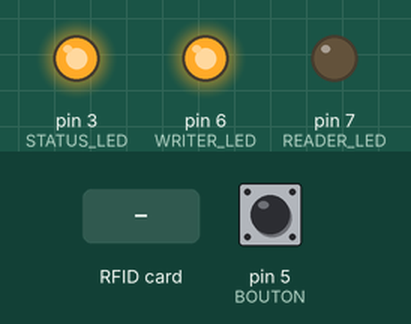
Simulated run of this sketch. Board: Arduino Uno, built with avr-gcc and run on an emulated ATmega328P. Parts: output pins drawn as LEDs (lit = HIGH). Dashed ring = blinking. The test bench sets the inputs (shaded band); at power-on: pin 5 (BOUTON) HIGH. Pins used as bus, display or sensor lines are not drawn; what the sketch prints to the serial monitor is not drawn.

Above: at 1.2 s.
1.3 s: pin 5 (BOUTON) pulled LOW for 1 s
At 1.7 s:
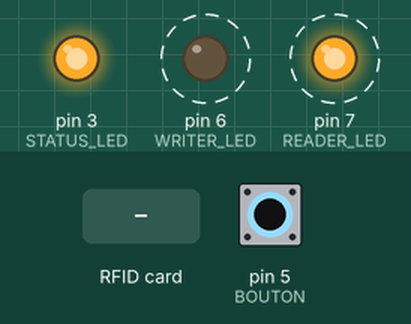
3.8 s: RFID card 5E 7A 19 C4 held to the reader
5.3 s: pin 5 (BOUTON) pulled LOW for 3.2 s
At 9.6 s:
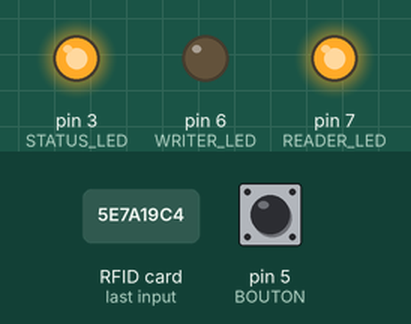
10.0 s: RFID card 5E 7A 19 C4 held to the reader
At 10.9 s:
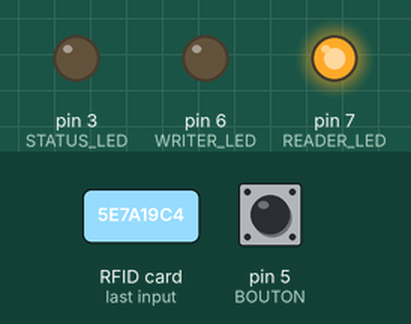
Timing chart, 0 to 31.5 s (numbered marks = the images above; inputs shaded):
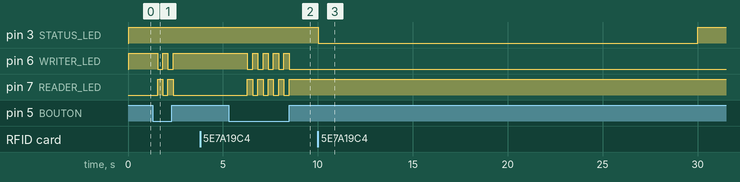

The sketch:

Rfid.ino
```cpp
/*
   Initial Author: ryand1011 (https://github.com/ryand1011)

   Reads data written by a program such as "rfid_write_personal_data.ino"

   See: https://github.com/miguelbalboa/rfid/tree/master/examples/rfid_write_personal_data

   Uses MIFARE RFID card using RFID-RC522 reader
   Uses MFRC522 - Library
   -----------------------------------------------------------------------------------------
               MFRC522      Arduino       Arduino   Arduino    Arduino          Arduino
               Reader/PCD   Uno/101       Mega      Nano v3    Leonardo/Micro   Pro Micro
   Signal      Pin          Pin           Pin       Pin        Pin              Pin
   -----------------------------------------------------------------------------------------
   RST/Reset   RST          9             5         D9         RESET/ICSP-5     RST
   SPI SS      SDA(SS)      10            53        D10        10               10
   SPI MOSI    MOSI         11 / ICSP-4   51        D11        ICSP-4           16
   SPI MISO    MISO         12 / ICSP-1   50        D12        ICSP-1           14
   SPI SCK     SCK          13 / ICSP-3   52        D13        ICSP-3           15

   RXD                      2
   TXD                      4

   Modifié le 13/11/2018 par Bouchet Julien pour l' envoi des données par bluetooth
   en vue de créer une identification du materiel de plongée
*/

#include <SPI.h>
#include <MFRC522.h>
#include <SoftwareSerial.h>

#define RST_PIN         9           // Configurable, see typical pin layout above
#define SS_PIN          10          // Configurable, see typical pin layout above

#define RXD_PIN         2
#define TXD_PIN         4

/* ATTENTION !!!
 *  Les LED sont alimenté par le +5V et s'allume a l'état LOW
 */

#define STATUS_LED       3           // Led de détection de tag
#define WRITER_LED       6           // Led ecriture
#define READER_LED       7           // Led lecture
#define BOUTON           5

#define ANTI_REBOND     250

// Etat du bouton
int etat = 0;


MFRC522 mfrc522(SS_PIN, RST_PIN);   // Create MFRC522 instance
SoftwareSerial bluetooth(TXD_PIN, RXD_PIN); // RX, TX


//*****************************************************************************************//
void setup() {
  Serial.begin(9600);                                           // Initialize serial communications with the PC
  bluetooth.begin(9600);
  SPI.begin();                                                  // Init SPI bus
  mfrc522.PCD_Init();                                              // Init MFRC522 card
  Serial.println(F("Read personal data on a MIFARE PICC:"));    //shows in serial that it is ready to read

  pinMode(STATUS_LED, OUTPUT);
  pinMode(WRITER_LED, OUTPUT);
  pinMode(READER_LED, OUTPUT);
  pinMode(BOUTON, INPUT_PULLUP);

  digitalWrite(STATUS_LED, HIGH);
  digitalWrite(READER_LED, LOW);
  digitalWrite(WRITER_LED, HIGH);
}

//*****************************************************************************************//
void loop() {

  // Lecture du poussoir
  if (digitalRead(BOUTON) == LOW && etat == 0)
  {
    etat = 1;
    delay(ANTI_REBOND);
  }
  else if (digitalRead(BOUTON) == LOW && etat == 1)
  {
    etat = 0;
    delay(ANTI_REBOND);
  }

  if (etat == 0)
  {
    digitalWrite(READER_LED, LOW);
    digitalWrite(WRITER_LED, HIGH);


    // Prepare key - all keys are set to FFFFFFFFFFFFh at chip delivery from the factory.
    MFRC522::MIFARE_Key key;
    for (byte i = 0; i < 6; i++) key.keyByte[i] = 0xFF;

    //some variables we need
    byte block;
    byte len;
    MFRC522::StatusCode status;

    //-------------------------------------------

    // Look for new cards
    if ( ! mfrc522.PICC_IsNewCardPresent()) {
      return;
    }

    // Select one of the cards
    if ( ! mfrc522.PICC_ReadCardSerial()) {
      return;
    }

    Serial.println(F("**Card Detected:**"));

    //-------------------------------------------

    mfrc522.PICC_DumpDetailsToSerial(&(mfrc522.uid)); //dump some details about the card

    //-------------------------------------------

    Serial.print(F("Type: "));
    byte buffer1[18];

    block = 4;
    len = 18;

    //------------------------------------------- GET Type
    status = mfrc522.PCD_Authenticate(MFRC522::PICC_CMD_MF_AUTH_KEY_A, 4, &key, &(mfrc522.uid)); //line 834 of MFRC522.cpp file
    if (status != MFRC522::STATUS_OK) {
      Serial.print(F("Authentication failed: "));
      Serial.println(mfrc522.GetStatusCodeName(status));
      return;
    }

    status = mfrc522.MIFARE_Read(block, buffer1, &len);
    if (status != MFRC522::STATUS_OK) {
      Serial.print(F("Reading failed: "));
      Serial.println(mfrc522.GetStatusCodeName(status));
      return;
    }
    Serial.print(" ");

    //---------------------------------------- GET ID

    byte buffer2[18];
    block = 1;

    // J' envoi # pour prévenir qu' il s'agit une nouvelle information
    bluetooth.write("#");

    status = mfrc522.PCD_Authenticate(MFRC522::PICC_CMD_MF_AUTH_KEY_A, 1, &key, &(mfrc522.uid)); //line 834
    if (status != MFRC522::STATUS_OK) {
      Serial.print(F("Authentication failed: "));
      Serial.println(mfrc522.GetStatusCodeName(status));
      return;
    }

    status = mfrc522.MIFARE_Read(block, buffer2, &len);
    if (status != MFRC522::STATUS_OK) {
      Serial.print(F("Reading failed: "));
      Serial.println(mfrc522.GetStatusCodeName(status));
      return;
    }

    //PRINT ID
    for (uint8_t i = 0; i < 16; i++) {
      Serial.write(buffer2[i] );
      bluetooth.write(buffer2[i]);
    }
    bluetooth.write("#");
    delay (2000);


    //----------------------------------------

    Serial.println(F("\n**End Reading**\n"));

    delay(200); //change value if you want to read cards faster

    mfrc522.PICC_HaltA();
    mfrc522.PCD_StopCrypto1();
  }
  //*****************************************************************************************//

  else
  {
    digitalWrite(READER_LED, HIGH);
    digitalWrite(WRITER_LED, LOW);

    //Serial.println("Mode écriture");

    // Prepare key - all keys are set to FFFFFFFFFFFFh at chip delivery from the factory.
    MFRC522::MIFARE_Key key;
    for (byte i = 0; i < 6; i++) key.keyByte[i] = 0xFF;

    // Look for new cards
    if ( ! mfrc522.PICC_IsNewCardPresent()) {
      return;
    }
    else
      digitalWrite(STATUS_LED, LOW);

    // Select one of the cards
    if ( ! mfrc522.PICC_ReadCardSerial()) {
      return;
    }
    byte buffer[34];
    byte block;
    MFRC522::StatusCode status;
    byte len;

    Serial.setTimeout(20000L) ;     // wait until 20 seconds for input from serial
    // Création de l'id
    Serial.println(F("Tag détecté"));
    len = Serial.readBytesUntil('#', (char *) buffer, 30) ; // lecture de l'id
    for (byte i = len; i < 30; i++) buffer[i] = ' ';     // pad with spaces

    block = 1;
    status = mfrc522.PCD_Authenticate(MFRC522::PICC_CMD_MF_AUTH_KEY_A, block, &key, &(mfrc522.uid));
    if (status != MFRC522::STATUS_OK) {
      Serial.print(F("PCD_Authenticate() failed: "));
      Serial.println(mfrc522.GetStatusCodeName(status));
      return;
    }

    // Write block
    status = mfrc522.MIFARE_Write(block, buffer, 16);
    if (status != MFRC522::STATUS_OK) {
      Serial.print(F("MIFARE_Write() failed: "));
      Serial.println(mfrc522.GetStatusCodeName(status));
      return;
    }
    else Serial.println(F("{success:true}"));


    block = 2;
    status = mfrc522.PCD_Authenticate(MFRC522::PICC_CMD_MF_AUTH_KEY_A, block, &key, &(mfrc522.uid));
    if (status != MFRC522::STATUS_OK) {
      //Serial.print(F("PCD_Authenticate() failed: "));
      Serial.println(mfrc522.GetStatusCodeName(status));
      return;
    }

    // Write block
    status = mfrc522.MIFARE_Write(block, &buffer[16], 16);
    if (status != MFRC522::STATUS_OK) {
      Serial.print(F("MIFARE_Write() failed: "));
      Serial.println(mfrc522.GetStatusCodeName(status));
      return;
    }
    else
    {
      Serial.println(F("{success:true}"));
      digitalWrite(STATUS_LED, HIGH);
    }

    Serial.println(" ");
    mfrc522.PICC_HaltA(); // Halt PICC
    mfrc522.PCD_StopCrypto1();  // Stop encryption on PCD
  }
}
```

Measured:
- after the input at 1.3 s, pin 6 (WRITER_LED): alternates HIGH for 0.28 s and LOW for 0.28 s, 4 changes in all, then stays HIGH, starting after 0.25 s; pin 7 (READER_LED): alternates HIGH for 0.28 s and LOW for 0.28 s, 4 changes in all, then stays LOW, starting after 0.25 s
- after the input at 3.8 s, every drawn part: stays the same
- after the input at 5.3 s, pin 6 (WRITER_LED): alternates HIGH for 0.28 s and LOW for 0.28 s, 9 changes in all, then stays LOW, starting after 0.99 s; pin 7 (READER_LED): alternates HIGH for 0.28 s and LOW for 0.28 s, 9 changes in all, then stays HIGH, starting after 0.99 s
- after the input at 10.0 s, pin 3 (STATUS_LED): HIGH → LOW at once, → HIGH 20.0 s later
